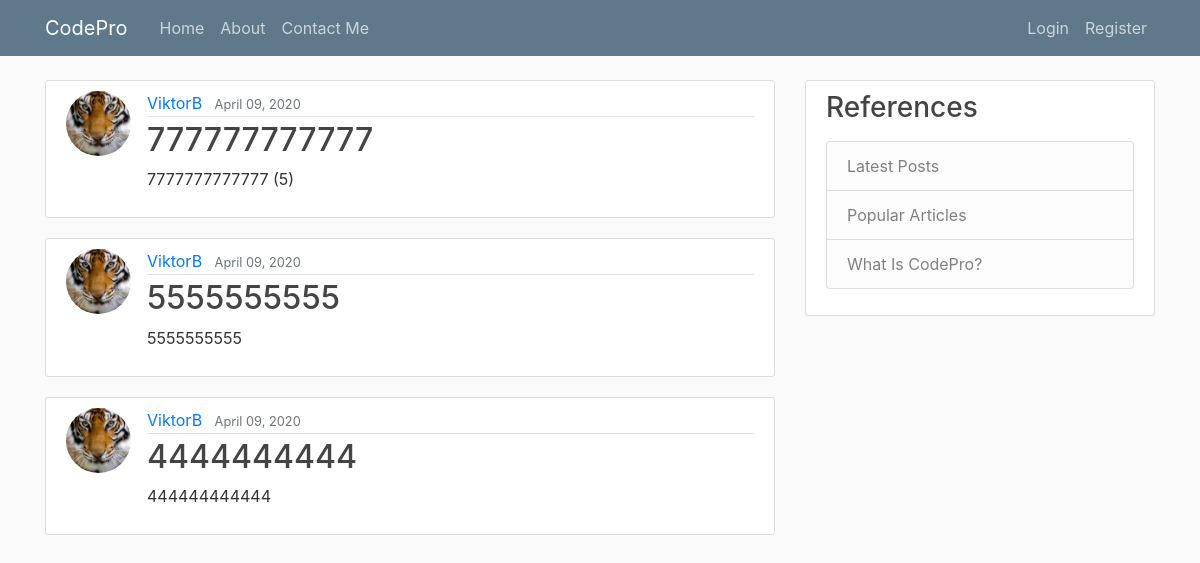
The app's page /, older data.
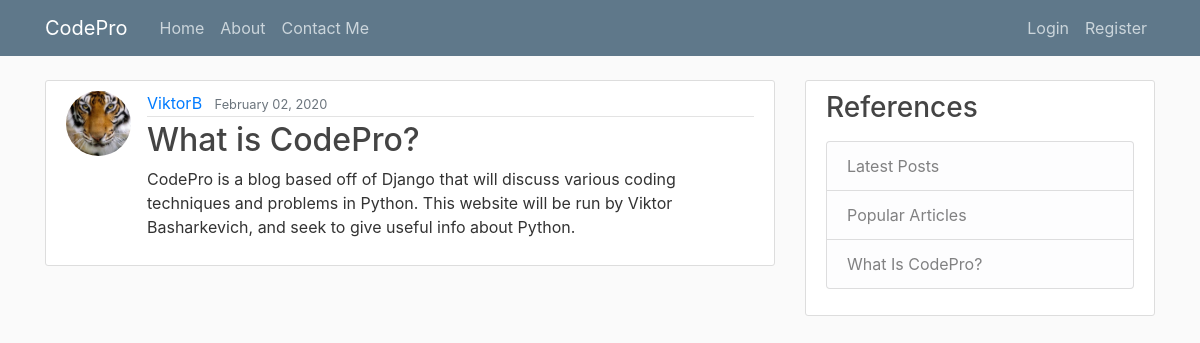
The same page, newer data.
### blog/models.py (models this page shows, shortened)
class Post(models.Model):
    title = models.CharField(max_length=100)
    content = models.TextField()
    date_posted = models.DateTimeField(default=timezone.now)
    author = models.ForeignKey(User, on_delete=models.CASCADE)
    likes = models.IntegerField(default=1)

### users/models.py (models this page shows, shortened)
class Profile(models.Model):
    user = models.OneToOneField(User, on_delete=models.CASCADE)
    image = models.ImageField(default='default.jpg', upload_to='profile_pics')
    about_info = models.TextField(default="Hi! I am a fellow Python programmer.")

### blog/views.py (the view)
# urls.py: path('', PostListView.as_view(), name='blog-home'),
class PostListView(ListView):
    model = Post
    template_name = 'blog/home.html'  # <app>/<model>_<viewtype>.html
    context_object_name = 'posts'
    ordering = ['-date_posted']  # Orders our post from newest to oldest
    paginate_by = 3

### blog/templates/blog/home.html
{% extends "blog/base.html" %}
{% block content %}
  {% for post in posts %}
<article class="media content-section">
  <img class="rounded-circle article-img" src="{{ post.author.profile.image.url }}">
<div class="media-body">
<div class="article-metadata">
  <a class="mr-2" href="#">{{ post.author }}</a>
  <small class="text-muted">{{ post.date_posted|date:"F d, Y"}}</small>
</div>
<h2><a class="article-title" href="{% url 'post-detail' post.id %}">{{ post.title }}</a></h2>
<p class="article-content">{{ post.content }}</p>
</div>
</article>
  {% endfor %}
{% endblock content %}

Row changes from the older to the newer data that the page shows:
removed Post: author.profile.image (picture), author "ViktorB", date_posted "April 09, 2020", title "777777777777", content "7777777777777 (5)"
removed Post: author.profile.image (picture), author "ViktorB", date_posted "April 09, 2020", title "5555555555", content "5555555555"
removed Post: author.profile.image (picture), author "ViktorB", date_posted "April 09, 2020", title "4444444444", content "444444444444"
now on this page (row edited): Post: author.profile.image (picture), author "ViktorB", date_posted "February 02, 2020", title "What is CodePro?", content "CodePro is a blog based off of Django that will discuss various coding techniques and problems in Python. This website will be run by Viktor Basharkevich, and seek to give useful info about Python."
